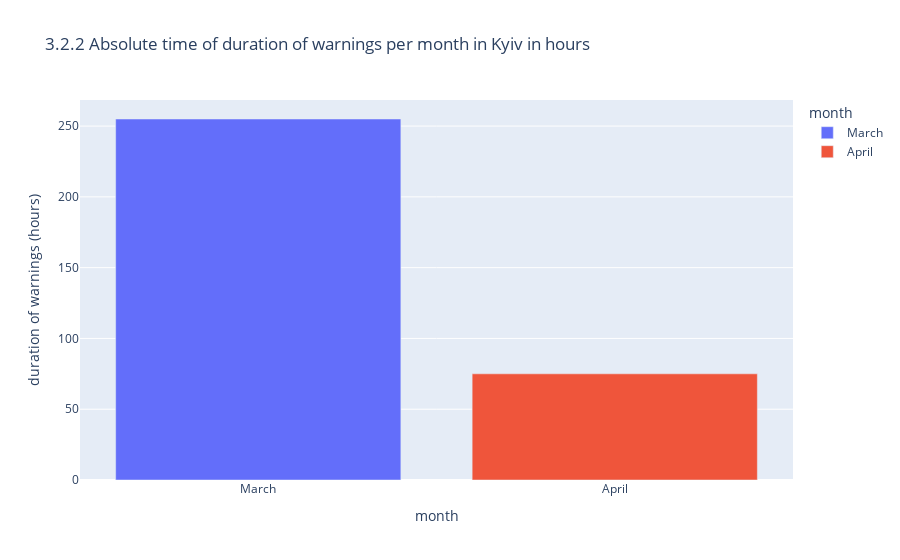

The notebook cell this image was saved under:
### Markdown cell above
#### 3.2.2 Absolute time of duration of warnings per month

### Code cell
# selecting
month = df_region[['time_delta_min', 'month', 'month_num']]
# grouping 
month = month.groupby(by=['month_num', 'month']).sum()
month = month.reset_index()
# printing
month['duration of warnings (hours)'] = month['time_delta_min'] // 60 # view in hours
month_bar =  px.bar(month, x="month", y="duration of warnings (hours)", color="month", 
                     title=f'3.2.2 Absolute time of duration of warnings per month in {region} in hours')
month_bar.show()

### Figure 1 — Plotly figure (JSON) as saved in the notebook; plotly's stock layout.template omitted (floating-point values rounded to 4 significant figures)
{"data": [{"alignmentgroup": "True", "hovertemplate": "month=%{x}<br>duration of warnings (hours)=%{y}<extra></extra>", "legendgroup": "March", "marker": {"color": "#636efa"}, "name": "March", "offsetgroup": "March", "orientation": "v", "showlegend": true, "textposition": "auto", "type": "bar", "x": ["March"], "xaxis": "x", "y": [255], "yaxis": "y"}, {"alignmentgroup": "True", "hovertemplate": "month=%{x}<br>duration of warnings (hours)=%{y}<extra></extra>", "legendgroup": "April", "marker": {"color": "#EF553B"}, "name": "April", "offsetgroup": "April", "orientation": "v", "showlegend": true, "textposition": "auto", "type": "bar", "x": ["April"], "xaxis": "x", "y": [75], "yaxis": "y"}], "layout": {"barmode": "relative", "legend": {"title": {"text": "month"}, "tracegroupgap": 0}, "title": {"text": "3.2.2 Absolute time of duration of warnings per month in Kyiv in hours"}, "xaxis": {"anchor": "y", "categoryarray": ["March", "April"], "categoryorder": "array", "domain": [0, 1], "title": {"text": "month"}}, "yaxis": {"anchor": "x", "domain": [0, 1], "title": {"text": "duration of warnings (hours)"}}}}
